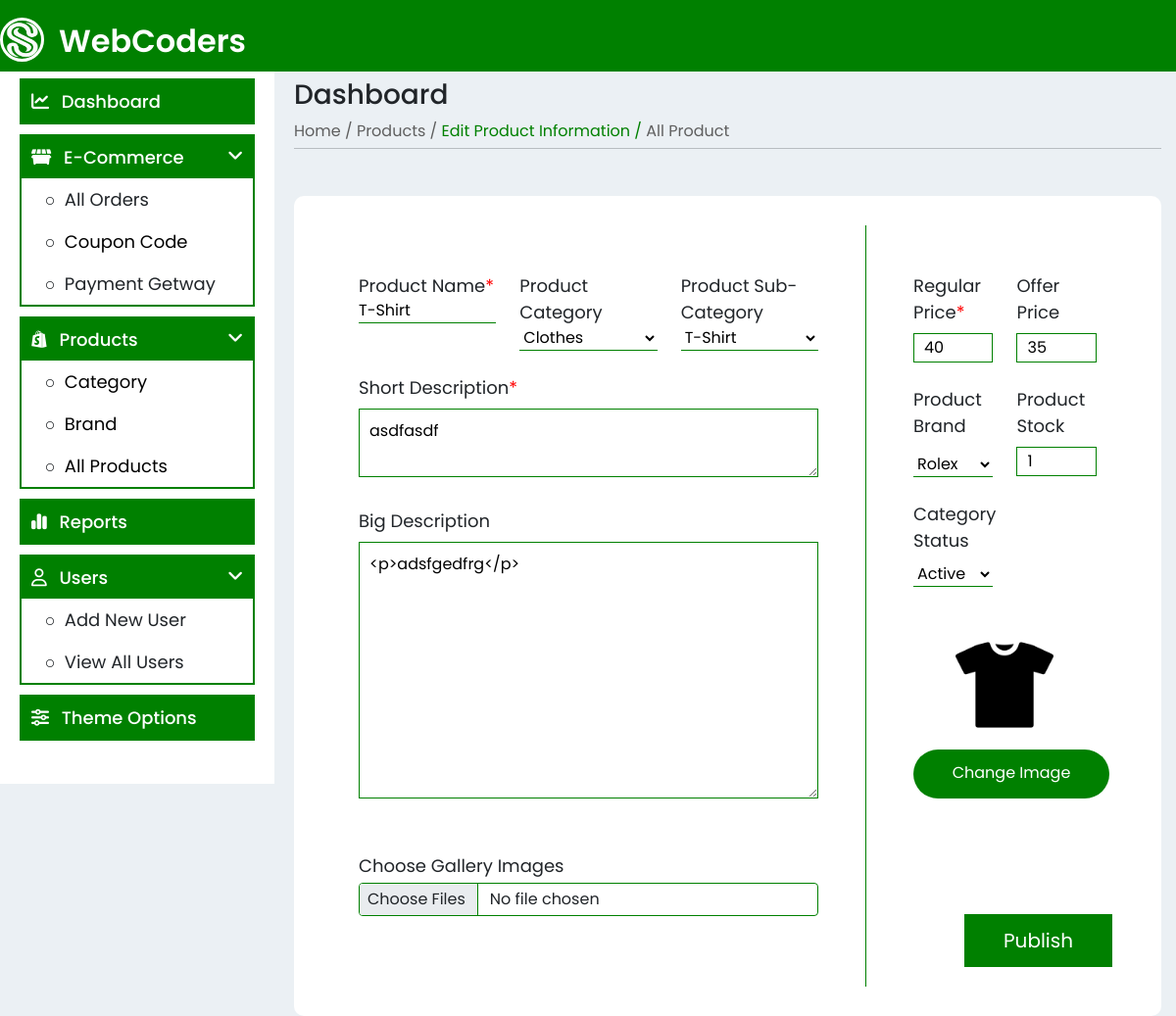
Page /admin/add_product.php?data=edit&&editid=52 on the committed database.
### tables this page shows
CREATE TABLE `mart_product` (
  `ID` int(11) NOT NULL,
  `p_name` varchar(50) NOT NULL,
  `p_category` int(11) DEFAULT NULL,
  `p_sub_category` int(11) DEFAULT NULL,
  `p_brand` int(11) DEFAULT NULL,
  `p_reg_price` int(11) DEFAULT NULL,
  `p_offer_price` int(11) DEFAULT NULL,
  `p_featured_img` varchar(255) DEFAULT NULL,
  `p_img_gallery` text DEFAULT NULL,
  `p_short_desc` text NOT NULL,
  `p_long_desc` text DEFAULT NULL,
  `p_stock` int(11) DEFAULT NULL,
  `p_status` int(11) DEFAULT 0 COMMENT '0 for Deactive 1 for active'
);

CREATE TABLE `mart_category` (
  `ID` int(11) NOT NULL,
  `cat_name` varchar(50) NOT NULL,
  `cat_img` varchar(255) DEFAULT '0',
  `sub_cname` varchar(50) DEFAULT NULL,
  `is_parent` int(11) NOT NULL DEFAULT 0,
  `cat_status` int(11) DEFAULT 0 COMMENT '0 for Deactive 1 for active'
);

CREATE TABLE `mart_brand` (
  `ID` int(11) NOT NULL,
  `Brand_Name` varchar(50) NOT NULL,
  `Brand_Category` varchar(50) NOT NULL,
  `Brand_Image` varchar(255) DEFAULT '0',
  `Is_Parent` int(11) DEFAULT 0,
  `Brand_Status` int(11) DEFAULT 0 COMMENT '0 for Deactive 1 for Active'
);

### admin/add_product.php (the view, shortened to what this page needs)
<?php include 'inc/header.php'?>
<?php include 'inc/side_menu.php'?>
        <div class="body">
            <?php
                $data = isset($_GET['data']) ? $_GET['data'] : 'view';
                        ?>
                        <?php
                    if($data == 'edit'){
                        if(isset($_GET['editid'])){
                            $edit_ID    = $_GET['editid'];
                            $edit_product_sql = "SELECT * FROM mart_product WHERE ID='$edit_ID'";
                            $edit_product_res = mysqli_query($db,$edit_product_sql);
                            while($edit_product_row = mysqli_fetch_assoc($edit_product_res)){
                                $product_name       = $edit_product_row['p_name'];
                                $product_cat        = $edit_product_row['p_category'];
                                $product_sub_cat    = $edit_product_row['p_sub_category'];
                                $product_brand      = $edit_product_row['p_brand'];
                                $product_reg_price  = $edit_product_row['p_reg_price'];
                                $product_offer_price= $edit_product_row['p_offer_price'];
                                $p_featured_img     = $edit_product_row['p_featured_img'];
                                $p_short_desc       = $edit_product_row['p_short_desc'];
                                $p_long_desc        = $edit_product_row['p_long_desc'];
                                $p_stock            = $edit_product_row['p_stock'];
                                $p_status           = $edit_product_row['p_status'];
                            }
                            ?>
                                <div class="body-header" id="body-header">
                                    <h3>Dashboard</h3>
                                    <ul>
                                        <li><a href="index.php">Home /</a></li>
                                        <li><a href="add_product.php">Products /</a></li>
                                        <li><a href="add_product.php?data=edit" class="active">Edit Product Information /</a></li>
                                        <li><a href="add_product.php">All Product</a></li>
                                        <hr>
                                    </ul>
                                </div>
                                <form action="add_product.php?data=update" method="POST" enctype="multipart/form-data">
                                    <div class="add_product mt-5">
                                        <div class="row">
                                            <div class="col-md-8 p-5">
                                                <form action="">
                                                    <div class="add_p">
                                                        <div class="row">
                                                            <div class="col-md-4 p_name">
                                                                <label for="">Product Name<span class="required">*</span></label>
                                                                <input type="text" name="product_name" value="<?php echo $product_name;?>" placeholder="Enter Product Name" required>
                                                            </div>
                                                            <div class="col-md-4 p_name">
                                                                <label for="">Product Category</label>
                                                                <select name="product_cat" id="pcat" onchange="fetchSubCat(this.value)">
                                                                    <?php
                                                                        $product_cat_sql = "SELECT * FROM mart_category WHERE  is_parent='0' ORDER BY cat_name ASC";
                                                                        $product_cat_res = mysqli_query($db,$product_cat_sql);
                                                                        while($product_cat_row = mysqli_fetch_assoc($product_cat_res)){
                                                                            $cat_id     = $product_cat_row['ID'];
                                                                            $cat_name   = $product_cat_row['cat_name'];
                                                                            ?><option value="<?php echo $cat_id;?>"<?php if($product_cat == $cat_id)echo 'selected';?>><?php echo $cat_name;?></option><?php
                                                                        }
                                                                    ?>
                                                                </select>
                                                            </div>
                                                            <div class="col-md-4 p_name">
                                                                <label for="">Product Sub-Category</label>
                                                                <select name="product_sub_cat" id="psubcat">
                                                                    <?php
                                                                        $product_cat_sql = "SELECT * FROM mart_category WHERE is_parent='$product_cat'";
                                                                        $product_cat_res = mysqli_query($db,$product_cat_sql);
                                                                        while($product_cat_row = mysqli_fetch_assoc($product_cat_res)){
                                                                            $cat_id     = $product_cat_row['ID'];
                                                                            $cat_name   = $product_cat_row['cat_name'];
                                                                            ?><option value="<?php echo $cat_id;?>"<?php if($product_sub_cat == $cat_id)echo 'selected';?>><?php echo $cat_name;?></option><?php
                                                                        }
                                                                    ?>
                                                                </select>
                                                            </div>
                                                        </div>
                                                        <div class="row mt-4">
                                                            <div class="p_name">
                                                                <label for="" class="mb-2">Short Description<span class="required">*</span></label>
                                                                <textarea name="short_desc" id="" cols="30" rows="2" placeholder="Product Short Description Here....." required><?php echo $p_short_desc;?></textarea>
                                                            </div>
                                                        </div>
                                                        <div class="row mt-4">
                                                            <div class="p_name">
                                                                <label for="" class="mb-2">Big Description</label>
                                                                <textarea name="editor" id="editor" cols="30" rows="10"><?php echo $p_long_desc;?></textarea>
                                                            </div>
                                                        </div>
                                                        <div class="row">
                                                            <div class="col">
                                                                <form action="" method="post" enctype="multipart/form-data" id="form-upload">
                                                                    <div class="form-group mt-5">
                                                                        <label for="">Choose Gallery Images</label>
                                                                        <input type="file" class="form-control mb-4 mt-1 py-1 px-2" name="images[]" multiple id="upload-img" />
                                                                    </div>
                                                                </form>
                                                            </div>
                                                        </div>
                                                    </div>
                                                </form>
                                            </div>
                                            <div class="col-md-4 p-5">
                                                <div class="row p_price">
                                                    <div class="col-md-6">
                                                        <label for="">Regular Price<span class="required">*</span></label>
                                                        <input type="number" value="<?php echo $product_reg_price;?>" name="reg_price" class="mt-2">
                                                    </div>
                                                    <div class="col-md-6">
                                                        <label for="">Offer Price</label>
                                                        <input type="number" name="offer_price" value="<?php echo $product_offer_price;?>" class="mt-2" required>
                                                    </div>
                                                </div>
                                                <div class="row mt-4">
                                                    <div class="col-md-6">
                                                        <div>
                                                            <label for="">Product Brand</label>
                                                            <select name="product_brand" id="" class="p_brand">
                                                                <?php
                                                                    $product_brand_sql = "SELECT * FROM mart_brand";
                                                                    $product_brand_res = mysqli_query($db,$product_brand_sql);
                                                                    while($product_brand_row = mysqli_fetch_assoc($product_brand_res)){
                                                                        $pbrand_id      = $product_brand_row['ID'];
                                                                        $pbrand_name    = $product_brand_row['Brand_Name'];
                                                                        ?><option value="<?php echo $pbrand_id;?>" <?php if($product_brand == $pbrand_id)echo 'selected'?>><?php echo $pbrand_name;?></option><?php
                                                                    }
                                                                ?>
                                                            </select>
                                                        </div>
                                                    </div>
                                                    <div class="col-md-6 p_price">
                                                        <label for="">Product Stock</label>
                                                        <input type="number" name="p_stock" value="<?php echo $p_stock;?>" class="mt-2" required>
                                                    </div>
                                                </div>
                                                <div class="row">
                                                    <div class="col-md-6">
                                                        <div class="cat-status mt-4">
                                                            <label for="" class="mb-2 d-block">Category Status</label>
                                                            <select name="product_status" id="">
                                                                <option value="1" <?php if($p_status == 1)echo 'selected';?>>Active</option>
                                                            </select>
                                                        </div>
                                                    </div>
                                                </div>
                                                <div class="row">
                                                    <div class="panel">
                                                        <?php
                                                            if(empty($p_featured_img)){
                                                                echo '<p class="alert alert-danger">No Image Found</p>';
                                                            }else{
                                                                ?><div class="mb-3"><img src="assets/img/products/<?php echo $p_featured_img;?>" alt="" width="100"></div><?php
                                                            }
                                                        ?>
                                                        <div class="button_outer">
                                                            <div class="btn_upload">
                                                                Change Image
                                                            </div>
                                                        </div>
                                                    </div>
                                                </div>
                                                <div class="publish">
                                                    <button type="submit" name="product_update">Publish</button>
                                                </div>
                                            </div>
                                        </div>
                                    </div>
                                </form>
                            <?php
                        }
                    }
            ?>
        </div>
<?php include('inc/footer.php')?>

### rows in the picture
mart_product: product_name "T-Shirt", product_cat "Clothes", product_sub_cat "T-Shirt", short_desc "asdfasdf", editor "<p>adsfgedfrg</p>", reg_price "40", offer_price "35", product_brand "Rolex", p_stock "1", product_status "Active", p_featured_img (picture)
